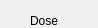
          <widget class="QWidget" name="cryoTEM2D_2">
           <property name="geometry">
            <rect>
             <x>0</x>
             <y>0</y>
             <width>98</width>
             <height>28</height>
            </rect>
           </property>
           <attribute name="label">
            <string>Cryo-TEM 2D</string>
           </attribute>
           <widget class="QWidget" name="layoutWidget">
            <property name="geometry">
             <rect>
              <x>30</x>
              <y>10</y>
              <width>371</width>
              <height>152</height>
             </rect>
            </property>
            <layout class="QGridLayout" name="gridLayout_21">
             <item row="0" column="0">
              <widget class="QLabel" name="Dose_CryoTEM2D_2">
               <property name="text">
                <string>Dose</string>
               </property>
              </widget>
             </item>
             <item row="0" column="1">
              <widget class="QLineEdit" name="Dose_Text_CryoTEM2D_2"/>
             </item>
             <item row="0" column="2">
              <widget class="QLabel" name="Dose_Measurement_CryoTEM2D_2">
               <property name="text">
                <string>e/A^2</string>
               </property>
              </widget>
             </item>
             <item row="1" column="0">
              <widget class="QComboBox" name="Camera_CryoTEM2D_2">
               <property name="currentIndex">
                <number>0</number>
               </property>
               <item>
                <property name="text">
                 <string>Camera</string>
                </property>
               </item>
               <item>
                <property name="text">
                 <string>AMT</string>
                </property>
               </item>
               <item>
                <property name="text">
                 <string>Pre-GIF Gatan</string>
                </property>
               </item>
               <item>
                <property name="text">
                 <string>GIF Gatan</string>
                </property>
               </item>
              </widget>
             </item>
             <item row="2" column="0">
              <widget class="QLabel" name="EnergyFilterSlitSize_CryoTEM2D_3">
               <property name="text">
                <string>Energy Filter Slit Size</string>
               </property>
              </widget>
             </item>
             <item row="2" column="1">
              <widget class="QLineEdit" name="EnergyFilterSlitSize_Text_CryoTEM2D_3">
               <property name="text">
                <string/>
               </property>
              </widget>
             </item>
             <item row="2" column="2">
              <widget class="QLabel" name="EnergyFilterSlit_Measurement_CryoTEM2D_2">
               <property name="text">
                <string>eV</string>
               </property>
              </widget>
             </item>
             <item row="3" column="0">
              <widget class="QComboBox" name="AcquisitionSoftware_CryoTEM2D_2">
               <item>
                <property name="text">
                 <string>Acquisition Software</string>
                </property>
               </item>
               <item>
                <property name="text">
                 <string>Xplore 3D</string>
                </property>
               </item>
               <item>
                <property name="text">
                 <string>Serial EM</string>
                </property>
               </item>
               <item>
                <property name="text">
                 <string>UCSF Tomo</string>
                </property>
               </item>
               <item>
                <property name="text">
                 <string>Leginon </string>
                </property>
               </item>
               <item>
                <property name="text">
                 <string>TOM Toolbox</string>
                </property>
               </item>
               <item>
                <property name="text">
                 <string>EPU</string>
                </property>
               </item>
               <item>
                <property name="text">
                 <string>Digital Micrograph</string>
                </property>
               </item>
               <item>
                <property name="text">
                 <string>TIA</string>
                </property>
               </item>
               <item>
                <property name="text">
                 <string>AMT</string>
                </property>
               </item>
               <item>
                <property name="text">
                 <string>Hitachi SEM</string>
                </property>
               </item>
               <item>
                <property name="text">
                 <string>AIM</string>
                </property>
               </item>
               <item>
                <property name="text">
                 <string>Zen</string>
                </property>
               </item>
               <item>
                <property name="text">
                 <string>Leica</string>
                </property>
               </item>
              </widget>
             </item>
             <item row="4" column="0">
              <widget class="QLabel" name="Voltage_CryoTEM2D_2">
               <property name="text">
                <string>Voltage</string>
               </property>
              </widget>
             </item>
             <item row="4" column="1">
              <widget class="QLineEdit" name="Voltage_Text_CryoTEM2D_2"/>
             </item>
             <item row="4" column="2">
              <widget class="QLabel" name="Voltage_Measurement_CryoTEM2D_2">
               <property name="text">
                <string>kV</string>
               </property>
              </widget>
             </item>
             <item row="5" column="0">
              <widget class="QLabel" name="CsValue_CryoTEM2D_2">
               <property name="text">
                <string>Cs Value</string>
               </property>
              </widget>
             </item>
             <item row="5" column="1">
              <widget class="QLineEdit" name="CsValue_Text_CryoTEM2D_2"/>
             </item>
             <item row="5" column="2">
              <widget class="QLabel" name="CsValue_Measurement_CryoTEM2D_2">
               <property name="text">
                <string>mm</string>
               </property>
              </widget>
             </item>
            </layout>
           </widget>
          </widget>
